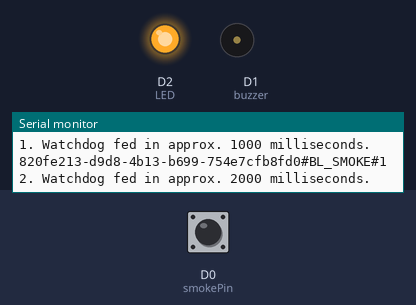
Simulated run of this sketch. Board: ESP8266 (NodeMCU). Shown: output pins drawn as LEDs (lit = HIGH), buzzer (waves = sounding, pin HIGH), the last lines printed to the serial monitor. Inputs (shaded band) come from the test bench; at power-on: D0 (smokePin) HIGH. WiFi joins after 1.5 s; servers stay silent unless stated; no MQTT or app messages arrive unless stated.

Above: at 2.7 s.
2.8 s: D0 (smokePin) pulled LOW for 1.3 s
At 4.2 s:
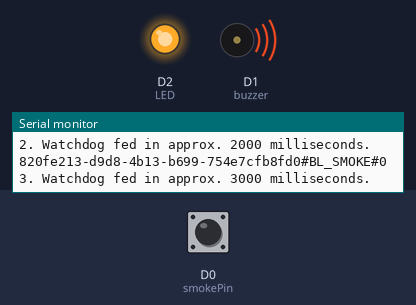
6.0 s: D0 (smokePin) pulled LOW for 3.2 s
At 10.5 s:
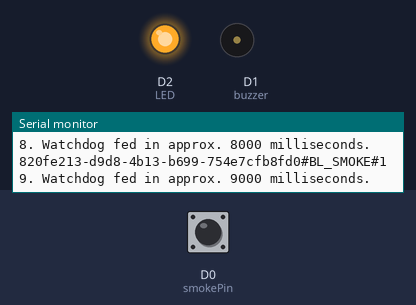
Timing chart, 0 to 12.0 s (numbered marks = the images above; inputs shaded):
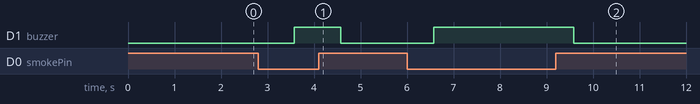

The sketch:

e96a1a-0bf6-4e70-930e-1646ce2c0b96_LSKK-HA-Smoke_Detector-01.ino
```cpp
/*
    Develop by      : Fahmi Nurfadilah
    Email           : fahmi.nurfadilah1412@gmail.com
    Project         : LSKK HomeAutomation
    Version         : 2.1
*/

#include <PubSubClient.h>
#include <ESP8266WiFi.h>
#include <WiFiUdp.h>
// Update these with values suitable for your network.

const char* ssid = "LSKKHomeauto";
const char* password = "1234567890";
const char* mqtt_server = "192.168.0.2";
const char* mqtt_user = "/smarthome:smarthome";
const char* mqtt_pass = "smarthome12345!";
const char* mqtt_pub_topic = "SecuritySensor";
const char* CL = "LSKK-HA--SMOKE";
int loop_count  = 0 ; //loop count loop
String input_name = "BL_SMOKE";

String statusDevice = {"1"};

const int smokePin = D0;
const int LED = D2;
const int buzzer = D1;


int prevState1 = 0;


char message [100];

WiFiClient espClient;
PubSubClient client(espClient);

byte mac[6];
String MACAddress;

void setup_wifi() {
  delay(10);
  // We start by connecting to a WiFi network
  Serial.println();
  Serial.print("Connecting to ");
  Serial.println(ssid);
  WiFi.mode(WIFI_STA);
  WiFi.begin(ssid, password);
  while (WiFi.status() != WL_CONNECTED) {
    delay(500);
    Serial.print(".");
  }
  Serial.println("");
  Serial.println("WiFi connected");
  Serial.println("IP address: ");
  Serial.println(WiFi.localIP());
}

String mac2String(byte ar[]) {
  String s;
  for (byte i = 0; i < 6; ++i)
  {
    char buf[3];
    sprintf(buf, "%2X", ar[i]);
    s += buf;
    if (i < 5) s += ':';
  }
  return s;
}

void printMACAddress() {
  WiFi.macAddress(mac);
  MACAddress = mac2String(mac);
  Serial.println(MACAddress);
}

void callback(char* topic, byte* payload, unsigned int length) {
  Serial.print("Message arrived [");
  Serial.print(topic);
  Serial.print("] ");
  for (int i = 0; i < length; i++) {
    Serial.print((char)payload[i]);
  }
  Serial.println();
}

void reconnect() {
  // Loop until we're reconnected
  printMACAddress();
  const char* CL;
  CL = MACAddress.c_str();
  Serial.println(CL);
  while (!client.connected()) {
    Serial.print("Attempting MQTT connection...");
    // Attempt to connect
    if (client.connect(CL, mqtt_user, mqtt_pass)) {
      Serial.println("connected");
    } else {Serial.print("failed, rc=");
      Serial.print(client.state());
      Serial.println(" try again in 5 seconds");
      ESP.restart();
      delay(5000);

    }
  }
}

void watchdogSetup(void) {
  ESP.wdtDisable();
}

void setup()
{
  Serial.begin(115200);
  pinMode(smokePin, INPUT);
  pinMode(buzzer,OUTPUT);
  pinMode(LED,OUTPUT);
  digitalWrite(buzzer,LOW);
  digitalWrite(LED,HIGH);
  setup_wifi();
  printMACAddress();
  client.setServer(mqtt_server, 1883);
  client.setCallback(callback);
  watchdogSetup();
}

String smoke_status;
String prevpubmsg = "";
void loop() {
  String pubmsg = "";
  String input_guid = "820fe213-d9d8-4b13-b699-754e7cfb8fd0";
  for (int i = 0; i <= loop_count; i++) {
    if (!client.connected()) {
      reconnect();
    }
    client.loop();
  }
  loop_count++;
  ESP.wdtFeed();
  Serial.print(loop_count);
  Serial.print(". Watchdog fed in approx. ");
  Serial.print(loop_count * 1000);
  Serial.println(" milliseconds.");
  delay(1000);
  int instate1 = digitalRead(smokePin);
  if(instate1==LOW) {
    digitalWrite(buzzer,HIGH);
    smoke_status="0";
  }
  if (instate1==HIGH) {
    digitalWrite(buzzer,LOW);
    smoke_status="1";
  }
  pubmsg = input_guid + "#" + input_name +"#" + smoke_status;
  //Kirim
  if(pubmsg != prevpubmsg) {
    client.publish(mqtt_pub_topic, pubmsg.c_str());
    Serial.println(pubmsg);
    prevpubmsg=pubmsg;
  }
}
```

Measured:
- after the input at 2.8 s, D1 (buzzer): LOW → HIGH after 0.77 s, → LOW 1.0 s later
- after the input at 6.0 s, D1 (buzzer): LOW → HIGH after 0.58 s, → LOW 3.0 s later
